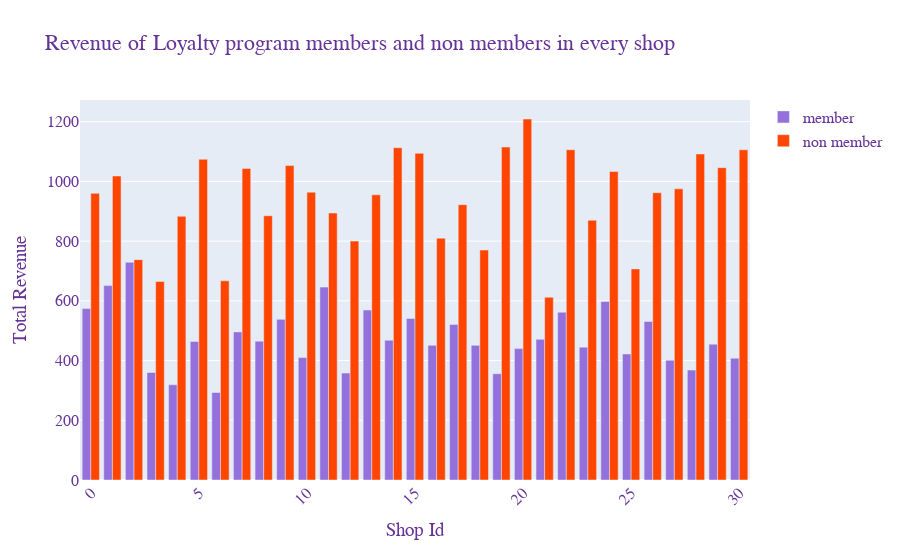

The code cell stored with this chart in its notebook:
### Code cell
fig = go.Figure()
fig.add_trace(go.Bar(
    x=revenue_member1['Shop_id'],
    y= revenue_member1['total_sales'],
    name='member',
    marker_color='mediumpurple'
))
fig.add_trace(go.Bar(
    x=revenue_member0['Shop_id'],
    y=revenue_member0['total_sales'],
    name='non member',
    marker_color='orangered'
))

# Here we modify the tickangle of the xaxis, resulting in rotated labels.
fig.update_layout(barmode='group', xaxis_tickangle=-45)

#update the layout
fig.update_layout(
    title="Revenue of Loyalty program members and non members in every shop",
    xaxis_title="Shop Id",
    yaxis_title="Total Revenue",
    font=dict(family="Arial", size=16, color="RebeccaPurple"))

fig.show()

### Figure 1 — Plotly figure (JSON) as saved in the notebook; plotly's stock layout.template omitted (floating-point values rounded to 4 significant figures)
{"data": [{"marker": {"color": "mediumpurple"}, "name": "member", "type": "bar", "x": [0, 1, 2, 3, 4, 5, 6, 7, 8, 9, 10, 11, 12, 13, 14, 15, 16, 17, 18, 19, 20, 21, 22, 23, 24, 25, 26, 27, 28, 29, 30], "y": [574, 651, 729, 360, 319, 464, 293, 496, 465, 538, 410, 646, 358, 569, 468, 541, 451, 521, 451, 356, 440, 471, 562, 445, 598, 422, 531, 401, 368, 455, 408]}, {"marker": {"color": "orangered"}, "name": "non member", "type": "bar", "x": [0, 1, 2, 3, 4, 5, 6, 7, 8, 9, 10, 11, 12, 13, 14, 15, 16, 17, 18, 19, 20, 21, 22, 23, 24, 25, 26, 27, 28, 29, 30], "y": [960, 1018, 738, 665, 883, 1074, 667, 1043, 885, 1053, 964, 894, 800, 955, 1113, 1094, 810, 922, 770, 1115, 1209, 612, 1106, 870, 1033, 707, 962, 975, 1092, 1046, 1106]}], "layout": {"barmode": "group", "font": {"color": "RebeccaPurple", "family": "Arial", "size": 16}, "title": {"text": "Revenue of Loyalty program members and non members in every shop"}, "xaxis": {"tickangle": -45, "title": {"text": "Shop Id"}}, "yaxis": {"title": {"text": "Total Revenue"}}}}
